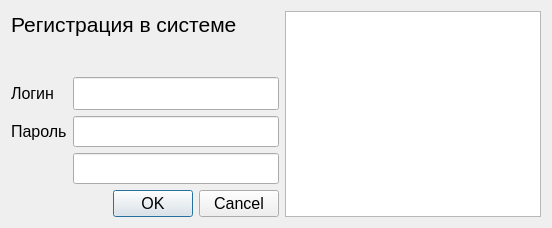
<?xml version="1.0" encoding="UTF-8"?>
<ui version="4.0">
 <class>Dialog</class>
 <widget class="QDialog" name="Dialog">
  <property name="windowModality">
   <enum>Qt::NonModal</enum>
  </property>
  <property name="enabled">
   <bool>true</bool>
  </property>
  <property name="geometry">
   <rect>
    <x>0</x>
    <y>0</y>
    <width>552</width>
    <height>228</height>
   </rect>
  </property>
  <property name="sizePolicy">
   <sizepolicy hsizetype="Fixed" vsizetype="Fixed">
    <horstretch>0</horstretch>
    <verstretch>0</verstretch>
   </sizepolicy>
  </property>
  <property name="font">
   <font>
    <pointsize>12</pointsize>
   </font>
  </property>
  <property name="windowTitle">
   <string>IT-куб.Журналы</string>
  </property>
  <property name="modal">
   <bool>false</bool>
  </property>
  <layout class="QGridLayout" name="gridLayout">
   <item row="5" column="1">
    <widget class="QDialogButtonBox" name="buttonBox">
     <property name="font">
      <font>
       <pointsize>12</pointsize>
      </font>
     </property>
     <property name="focusPolicy">
      <enum>Qt::TabFocus</enum>
     </property>
     <property name="orientation">
      <enum>Qt::Horizontal</enum>
     </property>
     <property name="standardButtons">
      <set>QDialogButtonBox::Cancel|QDialogButtonBox::Ok</set>
     </property>
    </widget>
   </item>
   <item row="2" column="0">
    <widget class="QLabel" name="label_3">
     <property name="text">
      <string>Логин</string>
     </property>
    </widget>
   </item>
   <item row="3" column="0">
    <widget class="QLabel" name="label_2">
     <property name="text">
      <string>Пароль</string>
     </property>
    </widget>
   </item>
   <item row="2" column="1">
    <widget class="QLineEdit" name="login">
     <property name="font">
      <font>
       <pointsize>16</pointsize>
      </font>
     </property>
     <property name="focusPolicy">
      <enum>Qt::StrongFocus</enum>
     </property>
    </widget>
   </item>
   <item row="3" column="1">
    <widget class="QLineEdit" name="passwd">
     <property name="font">
      <font>
       <pointsize>14</pointsize>
      </font>
     </property>
     <property name="focusPolicy">
      <enum>Qt::StrongFocus</enum>
     </property>
     <property name="echoMode">
      <enum>QLineEdit::Password</enum>
     </property>
    </widget>
   </item>
   <item row="0" column="2" rowspan="6">
    <widget class="QGraphicsView" name="graphicsView">
     <property name="focusPolicy">
      <enum>Qt::NoFocus</enum>
     </property>
    </widget>
   </item>
   <item row="1" column="1">
    <widget class="QLabel" name="label_err">
     <property name="text">
      <string/>
     </property>
    </widget>
   </item>
   <item row="4" column="1">
    <widget class="QLineEdit" name="passwd2">
     <property name="font">
      <font>
       <pointsize>14</pointsize>
      </font>
     </property>
     <property name="echoMode">
      <enum>QLineEdit::Password</enum>
     </property>
    </widget>
   </item>
   <item row="0" column="0" colspan="2">
    <widget class="QLabel" name="label">
     <property name="font">
      <font>
       <family>Segoe UI</family>
       <pointsize>16</pointsize>
       <weight>50</weight>
       <italic>false</italic>
       <bold>false</bold>
      </font>
     </property>
     <property name="text">
      <string>Регистрация в системе</string>
     </property>
     <property name="wordWrap">
      <bool>true</bool>
     </property>
    </widget>
   </item>
  </layout>
 </widget>
 <tabstops>
  <tabstop>login</tabstop>
  <tabstop>passwd</tabstop>
  <tabstop>buttonBox</tabstop>
 </tabstops>
 <resources/>
 <connections>
  <connection>
   <sender>buttonBox</sender>
   <signal>accepted()</signal>
   <receiver>Dialog</receiver>
   <slot>accept()</slot>
   <hints>
    <hint type="sourcelabel">
     <x>248</x>
     <y>254</y>
    </hint>
    <hint type="destinationlabel">
     <x>157</x>
     <y>274</y>
    </hint>
   </hints>
  </connection>
  <connection>
   <sender>buttonBox</sender>
   <signal>rejected()</signal>
   <receiver>Dialog</receiver>
   <slot>reject()</slot>
   <hints>
    <hint type="sourcelabel">
     <x>316</x>
     <y>260</y>
    </hint>
    <hint type="destinationlabel">
     <x>286</x>
     <y>274</y>
    </hint>
   </hints>
  </connection>
  <connection>
   <sender>passwd</sender>
   <signal>returnPressed()</signal>
   <receiver>buttonBox</receiver>
   <slot>setFocus()</slot>
   <hints>
    <hint type="sourcelabel">
     <x>129</x>
     <y>135</y>
    </hint>
    <hint type="destinationlabel">
     <x>129</x>
     <y>189</y>
    </hint>
   </hints>
  </connection>
  <connection>
   <sender>login</sender>
   <signal>returnPressed()</signal>
   <receiver>passwd</receiver>
   <slot>setFocus()</slot>
   <hints>
    <hint type="sourcelabel">
     <x>129</x>
     <y>109</y>
    </hint>
    <hint type="destinationlabel">
     <x>129</x>
     <y>135</y>
    </hint>
   </hints>
  </connection>
 </connections>
</ui>
